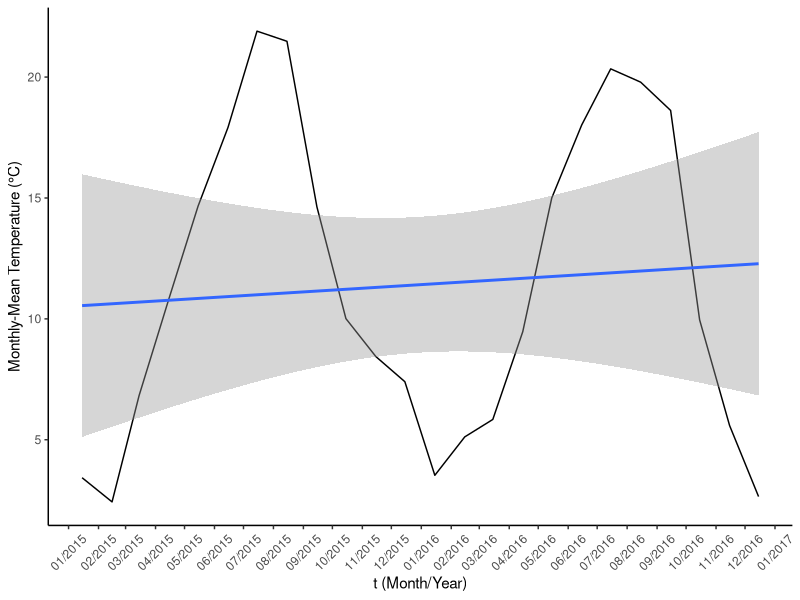
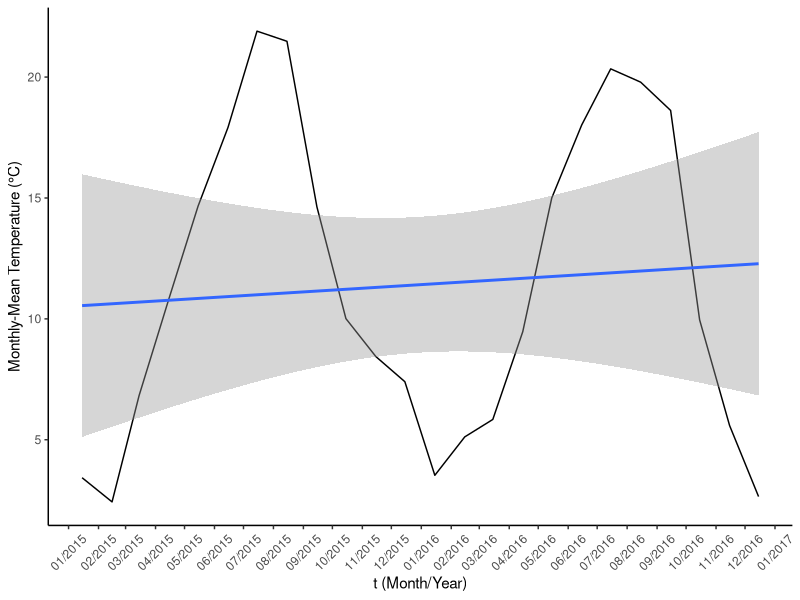
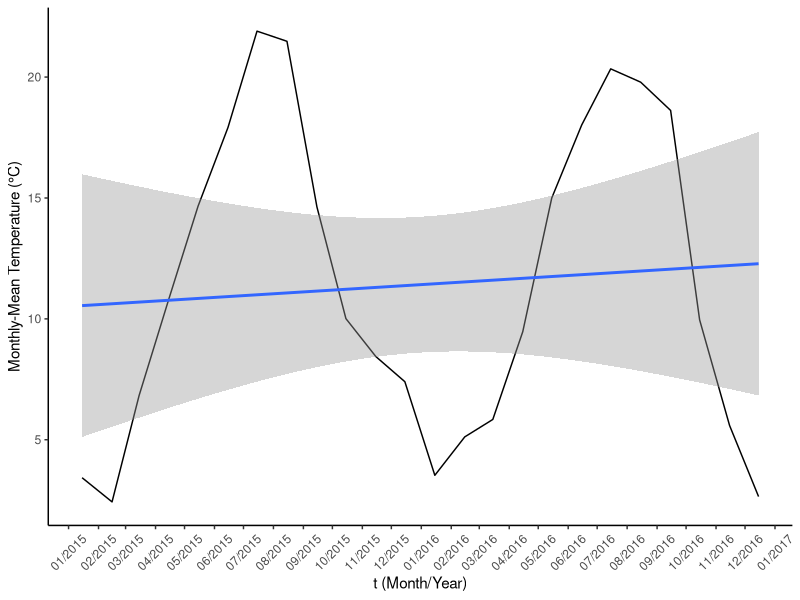

Reproduce these figures in R, in order.
## ---- chunk 1

knitr::opts_chunk$set(
  class.output  = "bg-success",
  class.message = "bg-info text-info",
  class.warning = "bg-warning text-warning",
  class.error   = "bg-danger text-danger"
  )
## ---- chunk 2

usePackage <- function(p)   
{ 
  if (!is.element(p, installed.packages()[,1])) 
    install.packages(p, dep = TRUE, repos="https://cloud.r-project.org/", lib=.libPaths()[1]) 
  require(p, character.only = TRUE) 
} 
  
usePackage("data.table")
usePackage("ggplot2")


clim <- fread("clim_DWD_Geisenheim_historic_monthly.csv")


pB1 <- ggplot(clim[MESS_DATUM >= as.POSIXct("2015-01-01") & MESS_DATUM < as.POSIXct("2017-01-01")], 
        aes(x=MESS_DATUM,y=MO_TT.Lufttemperatur))+
        geom_line()+
        geom_smooth(method="lm")+
        scale_x_datetime(name="t (Month/Year)",date_breaks = "1 month", date_labels = "%m/%Y")+
        ylab("Monthly-Mean Temperature (°C)")+
        theme_classic()+
            theme(axis.text.x=element_text(angle = 45, vjust=0.5))

## ---- chunk 3
# Options of the ggsave-function: ?ggsave
# ggsave(
#   filename,
#   plot = last_plot(),
#   device = NULL,
#   path = NULL,
#   scale = 1,
#   width = NA,
#   height = NA,
#   units = c("in", "cm", "mm"),
#   dpi = 300,
#   limitsize = TRUE,
# )

# Print the plot 
pB1

# save the last printed plot as 15x10cm PDF
ggsave("FigurePB1.pdf", width=15,height=10, unit="cm")


# save a plot (variable) without printing, as 15x10cm PNG with a 300 DPI resolution
ggsave("FigurePB1.png", plot=pB1, width=15,height=10, unit="cm", dpi=300)



## ---- chunk 4

sessionInfo()

